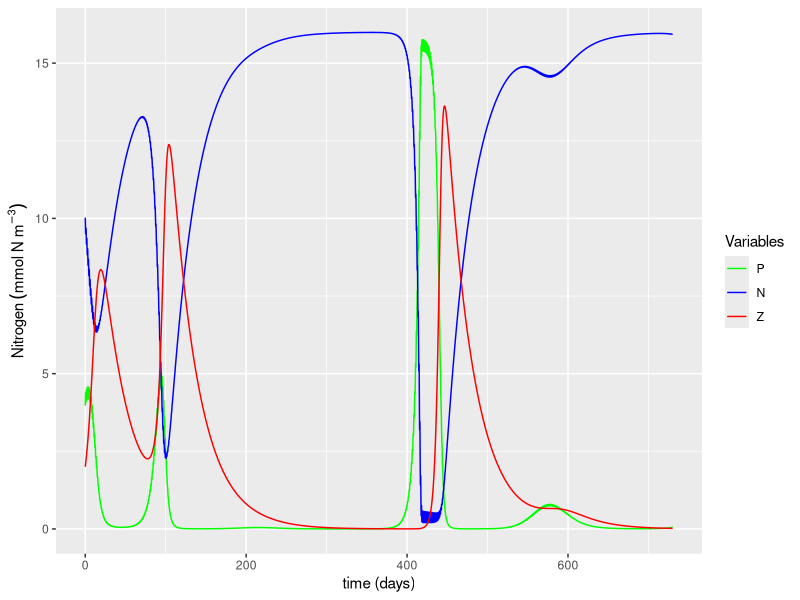
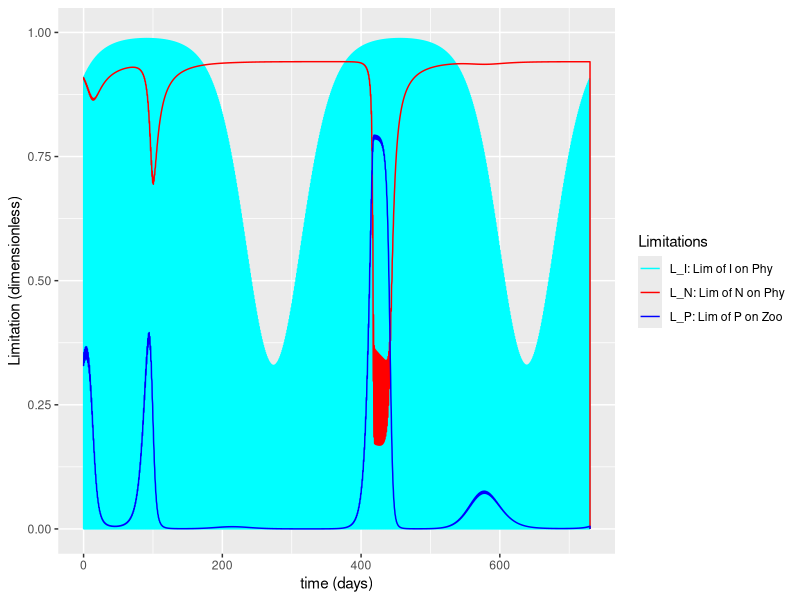

R code for these plots, in order:
library(ggplot2)

# User settings ----------------------------------------
# Framework
days <- 365 * 2    # number of days of experiment run (units: days)
dt   <- 0.01  # time-step  (units: days)

# Parameters
mu     <- 0.5   # growth rate of phytoplankton (units: d^-1)
K      <- 1     # half-saturation for nutrient absoption by phytoplankton (units: mmolN m^-3)
gamma  <- 0.4   # growth rate of zooplankton (units: d^-1)
Lambda <- 0.1   # initial slope of ingestion saturation of zooplankton (units: mmol N^-1 m^3)
alpha  <- 0.004 # initial slope of P vs I curve (units: {mmolN m^-3}^-1)
mP     <- 0.07  # mortality rate of phytoplankton (units: d^-1)
mZ     <- 0.03  # mortality rate of zooplankton (units: d^-1)

# Initial conditions
Pinitial <- 4  # initial phytoplankton concentration (units: mmolN m^-3)
Ninitial <- 10 # initial nutrients concentration (units: mmolN m^-3)
Zinitial <- 2  # initial zooplankton concentration (units: mmolN m^-3)

# End of User settings ---------------------------------

# Chores (calculate number of steps, create time vector, create zero vectors, ...)
NoSTEPS <- as.integer(days / dt) # Calculates the number of steps by dividing days by dt and rounding down
time <- seq(from = 0, to = days, length = NoSTEPS) # Create time vector of equally spaced numbers from zero to "days"
P <- numeric(NoSTEPS)      # Make Phytoplankton "empty" vector by making a vector array of zeros (size: NoSTEPS rows by ONE column) (units: mmolN m^-3) 
N <- numeric(NoSTEPS)      # Make Nutrients "empty" vector (same process as above) (units: mmolN m^-3)
Z <- numeric(NoSTEPS)      # Make Zooplankton "empty" vector (same process as above) (units: mmolN m^-3)
L_N <- numeric(NoSTEPS)    # Make "Limitation of N on Phytoplankton" empty vector (same process as above) (units: dimensionless)
L_P <- numeric(NoSTEPS)    # Make "Limitation of P on Zooplankton" empty vector (same process as above) (units: dimensionless)
I  <- numeric(NoSTEPS)     # Make Light (I) "empty" vector (same process as above)  (units: umol m^-2 s^-1)
L_I <- numeric(NoSTEPS)    # Make "Limitation of I on Phytoplankton" empty vector (same process as above)  (units: dimensionless)


# Creating sunlight ------------------------------------------------------------
for (i in 1:length(I)) {
  I[i] <- 600 * sin((2 * pi * time[i])/1) + 500 * sin((2*pi*time[i])/365) # Eq 14
  
  # We can't have negative light. Make negative values equal to zero
  if (I[i] < 0) {
    I[i] <- 0
  }
}


# Initializing with initial conditions -----------------------------------------
P[1] <- Pinitial # Initializing phytoplankton vector
N[1] <- Ninitial # Initializing nutrients vector
Z[1] <- Zinitial # Initializing zooplankton vector


# ******************************************************************************
# MAIN MODEL LOOP **************************************************************
for (t in 1:(NoSTEPS-1)) {
  L_N[t] <- N[t]/(K+N[t])       # Calculate Limitation due to (low) nutrients on phytoplankton. Eq. 12 
  L_P[t] <- 1-exp(-Lambda*P[t]) # Calculate Limitation due to (low) phytoplankton on zooplankton. Eq. 13
  L_I[t] <- 1-exp(-alpha*I[t])  # Calculate Limitation due to (low) light on phytoplankton Eq. 16
  
  # Estimate model state at time t+1 
  P[t+1] <- P[t] + (((mu*L_N[t]*L_I[t]*P[t]) - (gamma*L_P[t]*Z[t]) - (mP*P[t])) * dt) # Eq. 9
  N[t+1] <- N[t] + (((mP*P[t]) + (mZ*Z[t]) - (mu*L_N[t]*L_I[t]*P[t])) * dt)           # Eq. 10
  Z[t+1] <- Z[t] + (((gamma*L_P[t]*Z[t]) - (mZ*Z[t])) * dt)                           # Eq. 11
}
# end of main model LOOP********************************************************
# ******************************************************************************


# For cleanliness, let's pack everything into a data frame
output <- data.frame(time=time,
                     N=N,
                     P=P,
                     Z=Z)

# Print to screen
print("Model run is done!")  


# Plotting ---------------------------------------------------------------------
# Plot 1: Main variables
ggplot(data = output, aes(x=time)) +
  geom_line(aes(y = P, color="P")) +
  geom_line(aes(y = N, color="N")) +
  geom_line(aes(y = Z, color="Z")) +
  labs(x = "time (days)",
       y = expression(Nitrogen~(mmol~N~m^-3))) +
  scale_color_manual("Variables",
                     breaks = c("P", "N", "Z"),
                     labels = c("P", "N", "Z"),
                     values = c("green", "blue", "red"))

# Plot 2: Limitations
ggplot(data = output, aes(x=time)) +
  geom_line(aes(y = L_I, color="L_I")) +
  geom_line(aes(y = L_N, color="L_N")) +
  geom_line(aes(y = L_P, color="L_P")) +
  ylim(0, 1) + 
  labs(x = "time (days)",
       y = "Limitation (dimensionless)") +
  scale_color_manual("Limitations",
                     breaks = c("L_I", "L_N", "L_P"),
                     labels = c("L_I: Lim of I on Phy", "L_N: Lim of N on Phy", "L_P: Lim of P on Zoo"),
                     values = c("cyan", "red", "blue"))